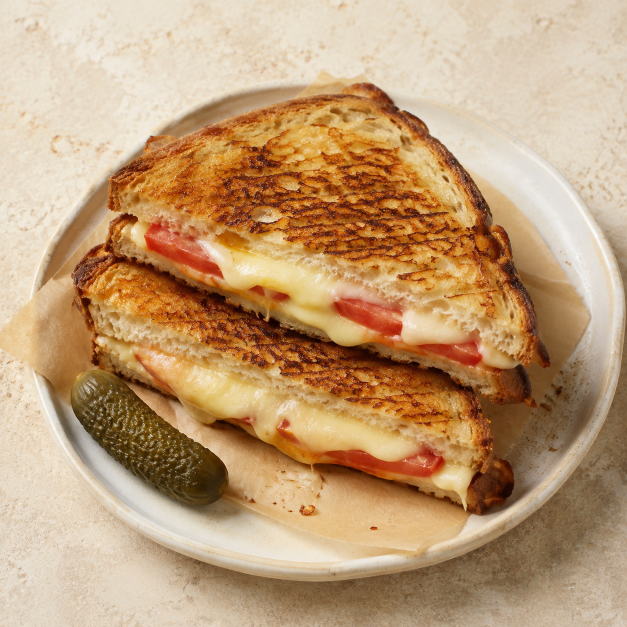
#> input picture bitir_yemek_mobile/assets/images/categories/bufe.webp, 1254 x 1254 px (shown at 1/2 size)
$ python generate_artwork_previews.py
#> lines starting #> are read from the running program, lines starting #| are printed output that depends on the picture
#!/usr/bin/env python3
"""Generate the small offline fallbacks for CDN artwork; never alter originals.

Requires Pillow with WebP support. The recorded generation environment uses:
    python3 -m pip install Pillow==12.2.0
Run from any directory:
    python3 bitir_yemek_mobile/tool/generate_artwork_previews.py

The explicit list intentionally excludes the unused surprise-package artwork.
Use the recorded Pillow/libwebp versions for byte-identical regeneration.
"""

from __future__ import annotations

import hashlib
import json
from pathlib import Path

from PIL import Image, __version__ as pillow_version, features


MOBILE_ROOT = Path(__file__).resolve().parents[1]
REPOSITORY_ROOT = MOBILE_ROOT.parent
CDN_ROOT = "https://api.bitirgitsin.com/uploads/app-artwork-v1"
PREVIEW_SIZE = (128, 128)
QUALITY = 70
ALPHA_QUALITY = 100
METHOD = 6
ARTWORK = (
    "categories/bufe.webp",
    "categories/firin.webp",
    "categories/kafe.webp",
    "categories/kasap.webp",
    "categories/manav.webp",
    "categories/market.webp",
    "categories/pastane.webp",
    "categories/restoran.webp",
    "onboarding/foodbox-bakery.webp",
    "onboarding/foodbox-dessert.webp",
    "onboarding/foodbox-meal.webp",
    "onboarding/kraft-texture.webp",
    "onboarding/rescue-bag.webp",
    "onboarding/waste-bin.webp",
)
RETAINED_ASSETS = (
    "assets/images/food_box.png",
    "assets/images/google-mark.png",
    "assets/icon/app_icon.png",
    "assets/fonts/Korolev Thin.otf",
    "assets/fonts/Korolev Light.otf",
    "assets/fonts/Korolev Medium.otf",
    "assets/fonts/Korolev Bold.otf",
    "assets/fonts/Korolev Heavy.otf",
)


def sha256(data: bytes) -> str:
    return hashlib.sha256(data).hexdigest()


def generate() -> None:
    if not features.check("webp"):
        raise RuntimeError("Pillow must be installed with WebP support")

    records = []
    for suffix in ARTWORK:
        source_asset = f"assets/images/{suffix}"
        preview_asset = f"assets/previews/{suffix}"
        source_path = MOBILE_ROOT / source_asset
        preview_path = MOBILE_ROOT / preview_asset
        source_bytes = source_path.read_bytes()

        with Image.open(source_path) as original:
#> original is the input picture: PIL image 1254x1254 RGB; mean R, G, B 191.9, 157.3, 119.6
            source_size = original.size
#> source_size = (1254, 1254)
            source_mode = original.mode
#> source_mode = 'RGB'
            source_rgba_hash = sha256(original.convert("RGBA").tobytes())
            preview = original.convert("RGBA" if "A" in original.getbands() else "RGB")

        # thumbnail preserves aspect ratio and never enlarges a smaller source.
        preview.thumbnail(PREVIEW_SIZE, Image.Resampling.LANCZOS, reducing_gap=3.0)
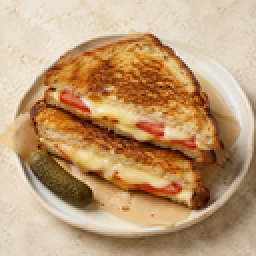
#> preview: PIL image 128x128 RGB (shown 2 times larger); mean R, G, B 191.8, 157.2, 119.5
        preview_path.parent.mkdir(parents=True, exist_ok=True)
        preview.save(
            preview_path,
            format="WEBP",
            lossless=False,
            quality=QUALITY,
            alpha_quality=ALPHA_QUALITY,
            method=METHOD,
            exact=True,
        )
        preview_bytes = preview_path.read_bytes()
        with Image.open(preview_path) as decoded:
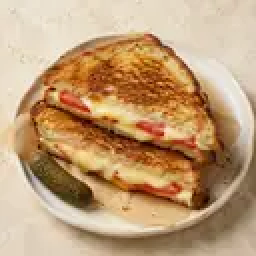
#> decoded: PIL image 128x128 RGB (shown 2 times larger); mean R, G, B 191.8, 157.4, 119.5
            alpha_matches = (
                preview.getchannel("A").tobytes() == decoded.getchannel("A").tobytes()
                if preview.mode == "RGBA"
                else None
            )
            preview_size = decoded.size
#> preview_size = (128, 128)
            preview_mode = decoded.mode
#> preview_mode = 'RGB'

        if source_path.read_bytes() != source_bytes:
            raise RuntimeError(f"Original artwork changed during generation: {source_asset}")
        if alpha_matches is False:
            raise RuntimeError(f"Preview alpha channel changed: {preview_asset}")

        records.append({
            "canonical_asset": source_asset,
            "preview_asset": preview_asset,
            "cdn_url": f"{CDN_ROOT}/{suffix}",
            "source": {
                "bytes": len(source_bytes),
                "sha256": sha256(source_bytes),
                "rgba_pixel_sha256": source_rgba_hash,
                "width": source_size[0],
                "height": source_size[1],
                "mode": source_mode,
                "bytes_preserved": True,
            },
            "preview": {
                "bytes": len(preview_bytes),
                "sha256": sha256(preview_bytes),
                "width": preview_size[0],
                "height": preview_size[1],
                "mode": preview_mode,
                "alpha_matches_resized_source": alpha_matches,
            },
        })
#> pass 2 of the loop in generate, `for suffix in ARTWORK:`:
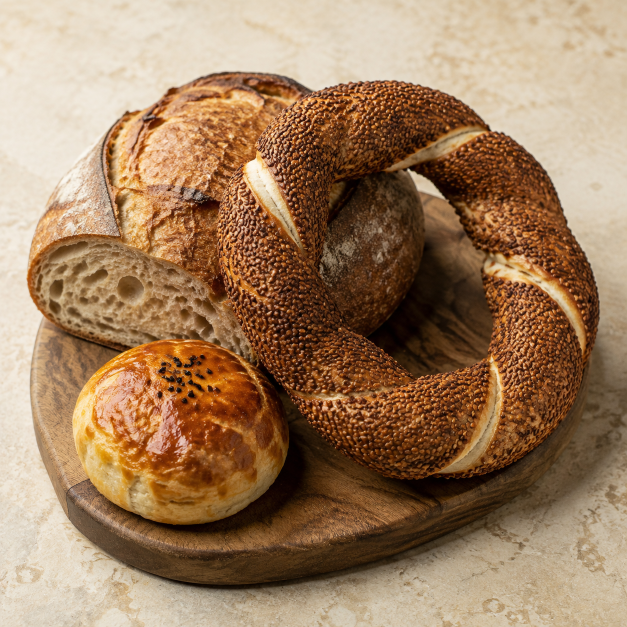
#> input picture bitir_yemek_mobile/assets/images/categories/firin.webp, 1254 x 1254 px (shown at 1/2 size)
#> in generate, original is the input picture: PIL image 1254x1254 RGB; mean R, G, B 158.5, 126.1, 95.3
#> in generate, `preview.thumbnail(PREVIEW_SIZE, Image.Resampling.LANCZOS, reducing_gap..`:
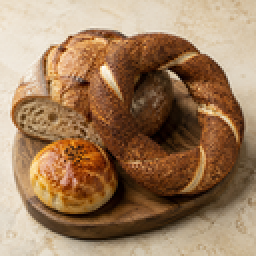
#> preview: PIL image 128x128 RGB (shown 2 times larger); mean R, G, B 158.4, 126, 95.2
#> in generate, `with Image.open(preview_path) as decoded:`:
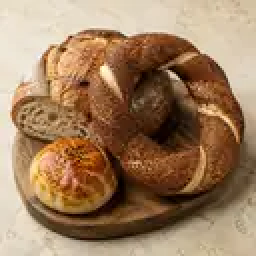
#> decoded: PIL image 128x128 RGB (shown 2 times larger); mean R, G, B 158.3, 126.2, 95.3
#> pass 3 of the loop in generate, `for suffix in ARTWORK:`:
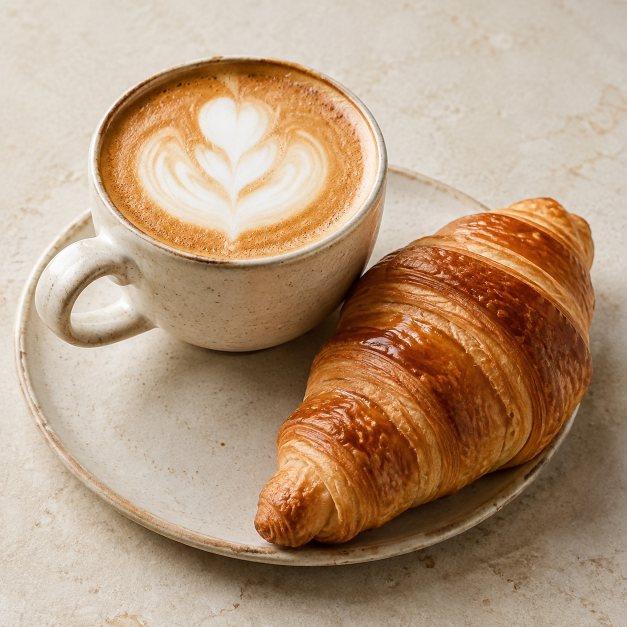
#> input picture bitir_yemek_mobile/assets/images/categories/kafe.webp, 1254 x 1254 px (shown at 1/2 size)
#> in generate, original is the input picture: PIL image 1254x1254 RGB; mean R, G, B 181.6, 152.9, 125.9
#> in generate, `preview.thumbnail(PREVIEW_SIZE, Image.Resampling.LANCZOS, reducing_gap..`:
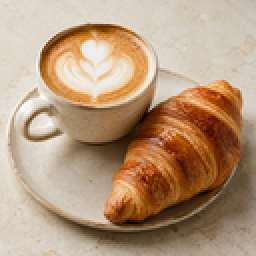
#> preview: PIL image 128x128 RGB (shown 2 times larger); mean R, G, B 181.5, 152.8, 125.7
#> in generate, `with Image.open(preview_path) as decoded:`:
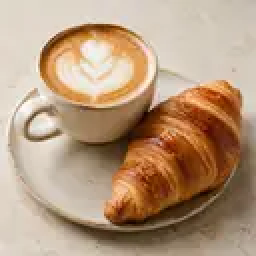
#> decoded: PIL image 128x128 RGB (shown 2 times larger); mean R, G, B 181.6, 152.9, 125.7
#> the loop made 7 passes; the first 3 are shown

    retained = [
        {"asset": asset, "bytes": (MOBILE_ROOT / asset).stat().st_size,
         "sha256": sha256((MOBILE_ROOT / asset).read_bytes())}
        for asset in RETAINED_ASSETS
    ]
    original_bytes = sum(record["source"]["bytes"] for record in records)
    preview_bytes = sum(record["preview"]["bytes"] for record in records)
    retained_bytes = sum(record["bytes"] for record in retained)
    manifest = {
        "schema_version": 1,
        "date": "2026-09-25",
        "generator": "bitir_yemek_mobile/tool/generate_artwork_previews.py",
        "pillow_version": pillow_version,
        "libwebp_version": features.version("webp"),
        "cdn_root": CDN_ROOT,
        "generation": {
            "maximum_dimensions": list(PREVIEW_SIZE),
            "resampling": "LANCZOS",
            "reducing_gap": 3.0,
            "quality": QUALITY,
            "alpha_quality": ALPHA_QUALITY,
            "method": METHOD,
            "exact": True,
            "lossless": False,
            "aspect_ratio_preserved": True,
            "originals_modified": False,
        },
        "summary": {
            "artwork_count": len(records),
            "original_artwork_bytes": original_bytes,
            "bundled_preview_bytes": preview_bytes,
            "retained_small_images_and_fonts_bytes": retained_bytes,
            "application_asset_bytes_before": original_bytes + retained_bytes,
            "application_asset_bytes_after": preview_bytes + retained_bytes,
            "application_asset_bytes_saved": original_bytes - preview_bytes,
            "artwork_reduction_percent": round((1 - preview_bytes / original_bytes) * 100, 4),
            "note": "Asset bytes only; installed app and store download sizes require a release build.",
        },
        "artwork": records,
        "retained_bundled_assets": retained,
    }
    manifest_path = REPOSITORY_ROOT / "docs/app-artwork-cdn-2026-09-25-assets.json"
    manifest_path.parent.mkdir(parents=True, exist_ok=True)
    manifest_path.write_text(json.dumps(manifest, ensure_ascii=False, indent=2) + "\n")
    print(json.dumps(manifest["summary"], ensure_ascii=False, indent=2))


if __name__ == "__main__":
#> (the run stopped early here; a loop or call above may not have finished)
